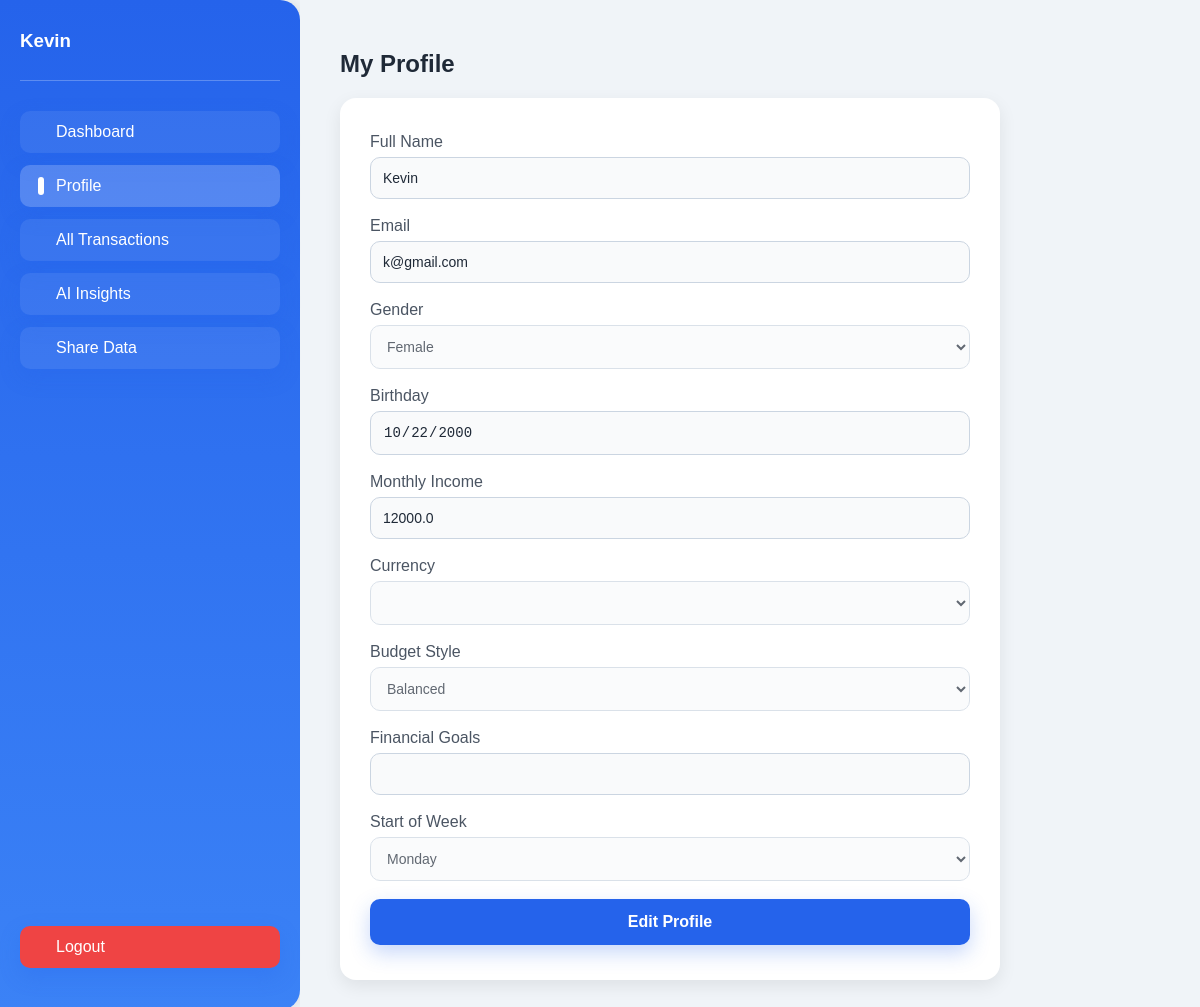
The app's page /profile (signed in) with its own data.
### models.py (models this page shows)
class User(db.Model):
    id = db.Column(db.Integer, primary_key=True)
    name = db.Column(db.String(150), nullable=False)
    email = db.Column(db.String(150), unique=True, nullable=False)
    password_hash = db.Column(db.String(256), nullable=False)
    birthday = db.Column(db.Date, nullable=False)
    income = db.Column(db.Float, nullable=False)
    currency = db.Column(db.String(10), nullable=False, default='SAR')
    budget_style = db.Column(db.String(50), default='Balanced')
    goals = db.Column(db.String(500))
    week_start = db.Column(db.String(20), default='Monday')
    gender = db.Column(db.String(20), nullable=False)
    created_at = db.Column(db.DateTime, default=datetime.utcnow)

### app.py (the view, shortened to what this page needs)
@app.route('/profile', methods=['GET', 'POST'])
def profile():
    user = get_current_user()
    if user is None:
        return redirect(url_for('login'))
    currencies = [(c.alpha_3, c.name) for c in pycountry.currencies]
    return render_template('profile.html', user=user, currencies=currencies)

### app.py (called while the page is built)
def get_current_user():
    user_id = session.get('user_id')
    if not user_id:
        return None
    user = User.query.get(user_id)
    if user is None:
        return None
    _ = user.email
    return user

def _generate_csrf_token():
    token = session.get('csrf_token')
    if not token:
        token = secrets.token_hex(16)
        session['csrf_token'] = token
    return token

@app.before_request
def _csrf_protect():
    if request.method in ('POST', 'PUT', 'DELETE'):
        sent = request.form.get('_csrf')
        session_token = session.get('csrf_token')
        if not sent or not session_token or sent != session_token:
            abort(400)

### templates/profile.html (shortened to what this page needs)
<!DOCTYPE html>
<html lang="en">
<head>
    <link rel="stylesheet" href="{{ url_for('static', filename='css/dashboard.css') }}">
</head>
<body>
<div class="dashboard-container">
    <div class="sidebar">
        <div class="user-info">
            <h3>{{ user.name }}</h3>
        </div>
        <a href="{{ url_for('dashboard') }}" class="btn">Dashboard</a>
        <a href="{{ url_for('profile') }}" class="btn active">Profile</a>
        <a href="{{ url_for('all_transactions') }}" class="btn">All Transactions</a>
        <a href="{{ url_for('ai_insights_page') }}" class="btn">AI Insights</a>
        <a href="{{ url_for('share') }}" class="btn">Share Data</a>
        <a href="{{ url_for('logout') }}" class="btn logout">Logout</a>
    </div>
    <div class="main-content">
        <h2>My Profile</h2>
        <div class="profile-container">
        <div class="profile-card">
            <form method="POST">
                <div class="input-group">
                    <label for="name">Full Name</label>
                    <input type="text" name="name" id="name" value="{{ user.name }}" readonly>
                </div>
                <div class="input-group">
                    <label for="email">Email</label>
                    <input type="email" name="email" id="email" value="{{ user.email }}" readonly>
                </div>
                <div class="input-group">
                    <label for="gender">Gender</label>
                    <select name="gender" id="gender" disabled>
                        <option value="Female" {% if user.gender == 'Female' %}selected{% endif %}>Female</option>
                    </select>
                </div>
                <div class="input-group">
                    <label for="birthday">Birthday</label>
                    <input type="date" name="birthday" id="birthday" value="{{ user.birthday }}" readonly>
                </div>
                <div class="input-group">
                    <label for="income">Monthly Income</label>
                    <input type="number" name="income" id="income" value="{{ user.income }}" step="0.01" readonly>
                </div>
                <div class="input-group">
                    <label for="currency">Currency</label>
                    <select name="currency" id="currency" disabled>
                    </select>
                </div>
                <div class="input-group">
                    <label for="budget_style">Budget Style</label>
                    <select name="budget_style" id="budget_style" disabled>
                        <option value="Balanced" {% if user.budget_style=='Balanced' %}selected{% endif %}>Balanced</option>
                    </select>
                </div>
                <div class="input-group">
                    <label for="goals">Financial Goals</label>
                    <input type="text" name="goals" id="goals" value="{{ user.goals }}" readonly>
                </div>
                <div class="input-group">
                    <label for="week_start">Start of Week</label>
                    <select name="week_start" id="week_start" disabled>
                        <option value="Monday" {% if user.week_start=='Monday' %}selected{% endif %}>Monday</option>
                    </select>
                </div>
                <button type="button" id="editBtn" class="btn save-btn" onclick="enableEdit()">Edit Profile</button>
            </form>
        </div>
        </div>
    </div>
</div>
</body>
</html>

### static/css/dashboard.css (style rules this page uses)
body { margin: 0; font-family: "Poppins", sans-serif; background-color: #f0f4f8; color: #1f2937; }
.dashboard-container { display: flex; min-height: 100vh; }
.sidebar { width: 260px; background: linear-gradient(180deg, #2563eb, #3b82f6); color: #fff; display: flex; flex-direction: column; padding: 30px 20px; box-shadow: 2px 0 15px rgba(0,0,0,0.1); border-radius: 0 20px 20px 0; }
.sidebar h2, .sidebar h3 { margin: 0 0 8px 0; font-weight: 700; }
.sidebar .user-info { margin-bottom: 30px; border-bottom: 1px solid rgba(255,255,255,0.25); padding-bottom: 20px; }
.sidebar .btn { display: flex; align-items: center; padding: 12px 18px; margin-bottom: 12px; border-radius: 10px; color: #fff; text-decoration: none; font-weight: 500; background: rgba(255,255,255,0.07); transition: all 0.2s ease; position: relative; }
.sidebar .btn:hover, .sidebar .btn.active { background-color: rgba(255,255,255,0.2); }
.sidebar .btn::before { content: ''; width: 6px; height: 100%; background-color: #fff; border-radius: 3px; margin-right: 12px; opacity: 0; transition: opacity 0.2s ease; }
.sidebar .btn.active::before, .sidebar .btn:hover::before { opacity: 1; }
.sidebar .logout { margin-top: auto; background-color: #ef4444; transition: all 0.2s ease; }
.main-content { flex: 1; padding: 30px 40px; background-color: #f0f4f8; overflow-y: auto; max-height: 100vh; }
.btn { border: none; padding: 10px 16px; border-radius: 10px; cursor: pointer; font-weight: 600; text-decoration: none; display: inline-block; background: #2563eb; color: #fff; box-shadow: 0 8px 20px rgba(37,99,235,0.25); transition: all 0.2s ease; }
.profile-container { background-color: #f0f4f8; }
.profile-card { background: #fff; padding: 35px 30px; border-radius: 16px; box-shadow: 0 6px 18px rgba(0,0,0,0.08); width: 100%; max-width: 600px; margin-top: 20px; }
.profile-card .input-group { margin-bottom: 18px; display: flex; flex-direction: column; }
.profile-card label { margin-bottom: 6px; font-weight: 500; color: #4b5563; }
.profile-card input, .profile-card select { padding: 12px; border-radius: 10px; border: 1px solid #cbd5e1; outline: none; font-size: 14px; background-color: #f9fafb; color: #1f2937; }
.save-btn { background-color: #2563eb; color: #fff; border: none; padding: 14px 20px; font-size: 16px; font-weight: 600; border-radius: 10px; cursor: pointer; transition: background 0.2s ease; display: block; width: 100%; margin-top: 10px; }

### records on screen
User: name "Kevin", email "k@gmail.com", gender "Female", birthday "10/22/2000", income "12000.0", budget_style "Balanced", week_start "Monday"
